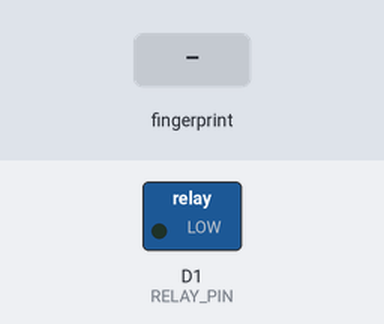
Simulated run of this sketch. Board: ESP8266 (NodeMCU). Parts: switched loads named in the sketch (green lamp = pin HIGH). Inputs (shaded band) come from the test bench. WiFi joins after 1.5 s; servers stay silent unless stated; uploads are accepted with an empty reply; what the sketch prints to the serial monitor is not drawn.

Above: at 3.7 s.
3.8 s: finger stored as number 1 placed on the sensor
At 5.4 s:
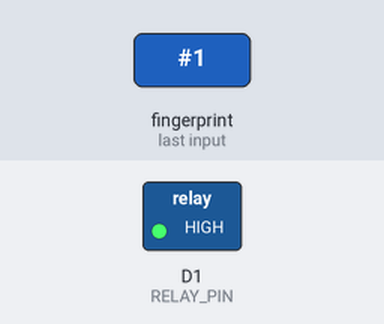
Timing chart, 0 to 11.7 s (numbered marks = the images above; inputs shaded):
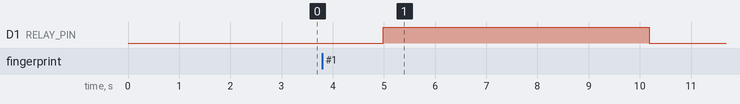

Measured:
- after the input at 3.8 s, D1 (RELAY_PIN): LOW → HIGH after 1.2 s, → LOW 5.2 s later

The sketch:

LOCK.ino
```cpp
#include <ESP8266WiFi.h>
#include <ESP8266HTTPClient.h>
#include <WiFiClientSecure.h>
#include <Adafruit_Fingerprint.h>
#include <SoftwareSerial.h>

// ========== WiFi Credentials ==========
const char* ssid = "Airtel_Zerotouch";
const char* password = "Airtel@123";

// ========== Google Script Web App URL ==========
const String scriptURL = "https://script.google.com/macros/s/AKfycbxIuiHkbGxb8J1jTtXPExPF2u9lz3bhIPECN8t95_-0D9rr2tzy1o9f86ETrIBTCYcK/exec";

// ========== Relay Pin ==========
#define RELAY_PIN D1  // GPIO5

// ========== Fingerprint Setup ==========
SoftwareSerial fingerSerial(D5, D6); // RX (to TX of sensor), TX (to RX of sensor)
Adafruit_Fingerprint finger = Adafruit_Fingerprint(&fingerSerial);

void setup() {
  Serial.begin(115200);
  WiFi.begin(ssid, password);
  pinMode(RELAY_PIN, OUTPUT);
  digitalWrite(RELAY_PIN, LOW);  // Lock engaged by default

  Serial.println("Connecting to WiFi...");
  while (WiFi.status() != WL_CONNECTED) {
    delay(500);
    Serial.print(".");
  }
  Serial.println("\nConnected to WiFi");

  finger.begin(57600);
  if (finger.verifyPassword()) {
    Serial.println("Fingerprint sensor detected.");
  } else {
    Serial.println("Fingerprint sensor NOT found.");
    while (1);
  }

  finger.getTemplateCount();
  Serial.print("Stored templates: "); Serial.println(finger.templateCount);
}

void loop() {
  uint8_t id = getFingerprintID();
  if (id != 0) {
    unlockDoor(id);
    delay(5000);  // Keep door unlocked for 5 seconds
    digitalWrite(RELAY_PIN, LOW);  // Lock again
  }
  delay(1000);
}

uint8_t getFingerprintID() {
  uint8_t p = finger.getImage();
  if (p != FINGERPRINT_OK) return 0;

  p = finger.image2Tz();
  if (p != FINGERPRINT_OK) return 0;

  p = finger.fingerSearch();
  if (p != FINGERPRINT_OK) return 0;

  Serial.print("User ID "); Serial.print(finger.fingerID); Serial.println(" recognized.");
  return finger.fingerID;
}

void unlockDoor(uint8_t id) {
  digitalWrite(RELAY_PIN, HIGH);
  String user = "User_" + String(id);

  if (WiFi.status() == WL_CONNECTED) {
    WiFiClientSecure client;
    client.setInsecure();  // Skip certificate validation (not recommended for production)

    HTTPClient https;
    String url = scriptURL + "?user=" + user;

    https.begin(client, url);  // Secure HTTPS connection
    https.addHeader("User-Agent", "ESP8266");

    int httpCode = https.GET();

    if (httpCode > 0) {
      Serial.println("Log Sent: " + user);
    } else {
      Serial.print("Log Failed, HTTP code: ");
      Serial.println(httpCode);
    }

    https.end();
  } else {
    Serial.println("WiFi Disconnected - Can't log");
  }
}
```
